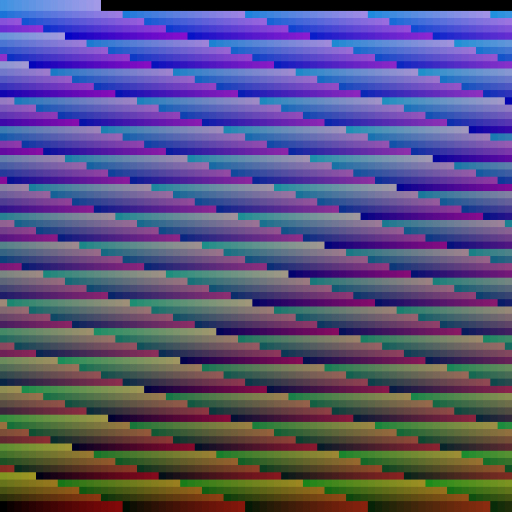
#> input picture blink/scripts/LUTInverse_exampleGrade.jpg, 512 x 512 px; its folder holds only this picture in this run
$ python -i mkhdr.py   (imports and definitions only)   (Python 2 division)
#> lines starting #> are read from the running program, lines starting #| are printed output that depends on the picture
#!/usr/bin/env python
# -*- coding: utf-8 -*-

#
# Copyright (c) 2016 Haarm-Pieter Duiker <hpd1@duikerresearch.com>
#

try:
    import cv2
except:
    cv2 = None

import array
import math
import numpy as np
import os
import shutil
import subprocess as sp
import sys
import tempfile
import timeit
import traceback

import OpenImageIO as oiio
from OpenImageIO import ImageBuf, ImageSpec, ImageBufAlgo, ImageInput, ROI

# Formats with exif data
generalExtensions = ["jpg", "tiff", "tif"]

# Should match
# https://github.com/OpenImageIO/oiio/blob/master/src/raw.imageio/rawinput.cpp#L81
rawExtensions = ["bay", "bmq", "cr2", "crw", "cs1", "dc2", "dcr", "dng",
    "erf", "fff", "hdr", "k25", "kdc", "mdc", "mos", "mrw",
    "nef", "orf", "pef", "pxn", "raf", "raw", "rdc", "sr2",
    "srf", "x3f", "arw", "3fr", "cine", "ia", "kc2", "mef",
    "nrw", "qtk", "rw2", "sti", "rwl", "srw", "drf", "dsc",
    "ptx", "cap", "iiq", "rwz"]

#
# Workaround for OIIO libRaw support
#
temp_dirs = []

# [308 lines left out: functions oiioSupportsRaw, loadImageBuffer, ImageAttributes, ImageBufMakeConstant, ImageBufWrite, ImageBufReorient and 3 more, not called in this run]

from multiprocessing import Pool, Lock, cpu_count

# [282 lines left out: functions findAverageWeightFromPath, findAverageWeightFromPath_splitargs, findBaseExposureIndexMultithreaded, OpenCVImageBufferFromOIIOImageBuffer, OIIOImageBufferFromOpenCVImageBuffer, find2dAlignmentMatrix, not called in this run]

class Logger(object):
    def __init__(self):
        self.terminal = sys.stdout
        self.log = []

    def write(self, message):
        self.terminal.write(message)
        self.log.append(message)

# [304 lines left out: functions mkhdr, getExposureValue, getExposureAdjustment, getExposureInformation, not called in this run]

def mergeHDRGroup(imageUris,
    writeIntermediate = False,
    responseLUTPath = None,
    baseExposureIndex = None,
    outputPath = None,
    outputGamut = 1,
    compression = None,
    compressionQuality = 0,
    rawSaturationPoint = -1.0,
    alignImages = False,
    dcrawVariant = None):
    print( "" )
    print( "Merge images into an HDR - begin" )
    print( "" )
    print( "Images : %s" % imageUris )

    # Set up other resources
    if baseExposureIndex is None:
        baseExposureIndex = -1
    else:
        print( "Base Exposure : %s" % baseExposureIndex )

    if os.path.isdir( outputPath ):
        outputPath = "%s/%s%s" % (outputPath, os.path.splitext( imageUris[baseExposureIndex] )[0], ".exr")
    elif not outputPath:
        outputPath = "%s%s" % (os.path.splitext( imageUris[baseExposureIndex] )[0], ".exr")

    luts = []
    if responseLUTPath:
        luts = [responseLUTPath]

    # Merge the HDR images
    mkhdr(outputPath,
        imageUris,
        luts,
        baseExposureIndex,
        writeIntermediate,
        outputGamut = outputGamut,
        compression = compression,
        compressionQuality = compressionQuality,
        rawSaturationPoint = rawSaturationPoint,
        alignImages = alignImages,
        dcrawVariant = dcrawVariant)

    print( "" )
    print( "Merge images into an HDR - end" )
    print( "" )

# [213 lines left out: functions mergeHDRFolder, mergeHDRFolderMulti, main, not called in this run]

# main

# [2 lines not run here, left out]

>>> import cv2
>>> picture = cv2.imread('../../blink/scripts/LUTInverse_exampleGrade.jpg', cv2.IMREAD_GRAYSCALE)
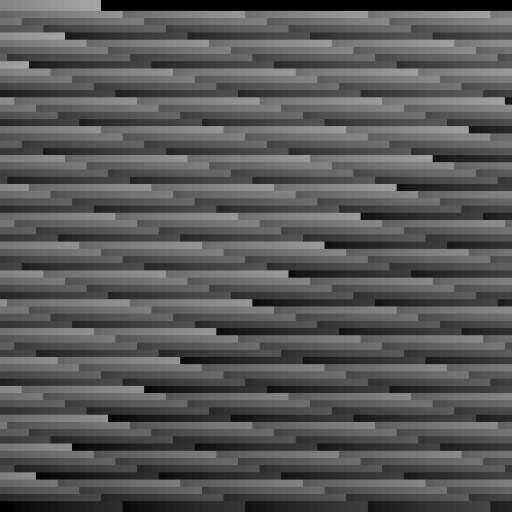
#> picture: shape (512, 512); min 0, max 166, mean 87.6
>>> result = mergeHDRGroup(picture)
#> (printed output is left out)
#> (the run stopped early here; a loop or call above may not have finished)
